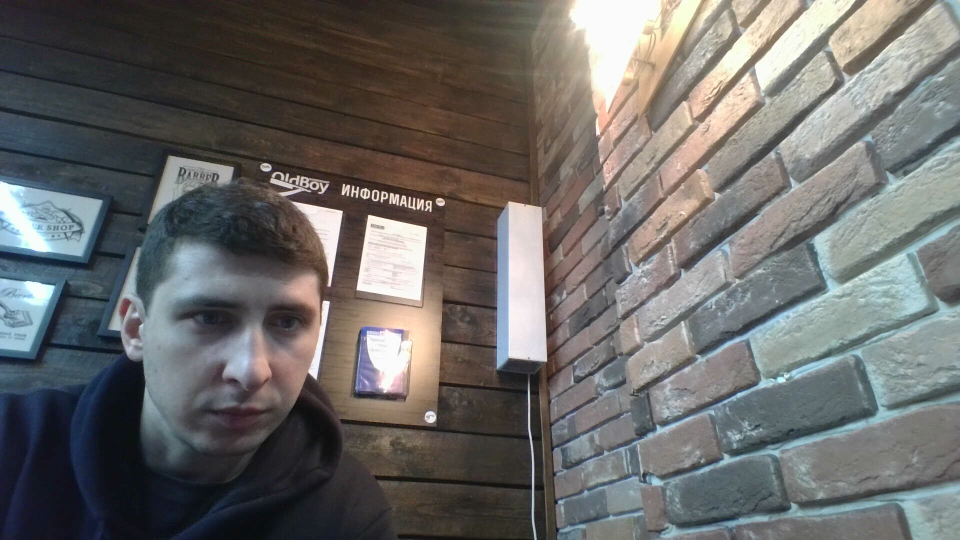
#> input picture 2024-02-28-185947.jpg, 1920 x 1080 px (shown at 1/2 size)
$ python main.py
#> lines starting #> are read from the running program, lines starting #| are printed output that depends on the picture
import sys
import cv2
import numpy as np
# This is a sample Python script.

# Press Shift+F10 to execute it or replace it with your code.
# Press Double Shift to search everywhere for classes, files, tool windows, actions, and settings.


img1 = cv2.imread('2024-02-28-185947.jpg')
#> img1 is the input picture: shape (1080, 1920, 3); mean B, G, R 104.3, 105.9, 106.7
img2 = cv2.imread('2024-02-28-185947.jpg')

img1_gray = cv2.cvtColor(img1, cv2.COLOR_BGR2GRAY)
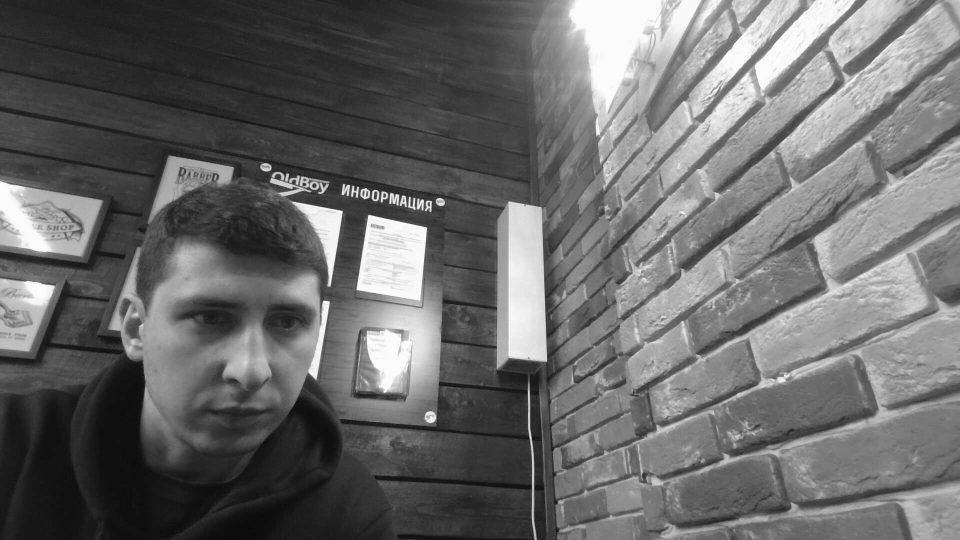
#> img1_gray: shape (1080, 1920) (shown at 1/2 size); min 4, max 255, mean 105.9
img2_gray = cv2.cvtColor(img2, cv2.COLOR_BGR2GRAY)

cv2.imshow('img1', img1_gray)
cv2.imshow('img2', img2_gray)

orb = cv2.ORB_create(nfeatures=2000)

# Find the key points and descriptors with ORB
keypoints1, descriptors1 = orb.detectAndCompute(img1, None)
#> keypoints1 = 2000 keypoints; strongest (x, y, size): (750, 397, 37.2), (750, 398, 31), (750, 384, 44.6), (793, 389, 44.6)
keypoints2, descriptors2 = orb.detectAndCompute(img2, None)
#> keypoints2 has the same summary as keypoints1

$ run again, with 2024-02-28-190000.jpg copied over 2024-02-28-185947.jpg
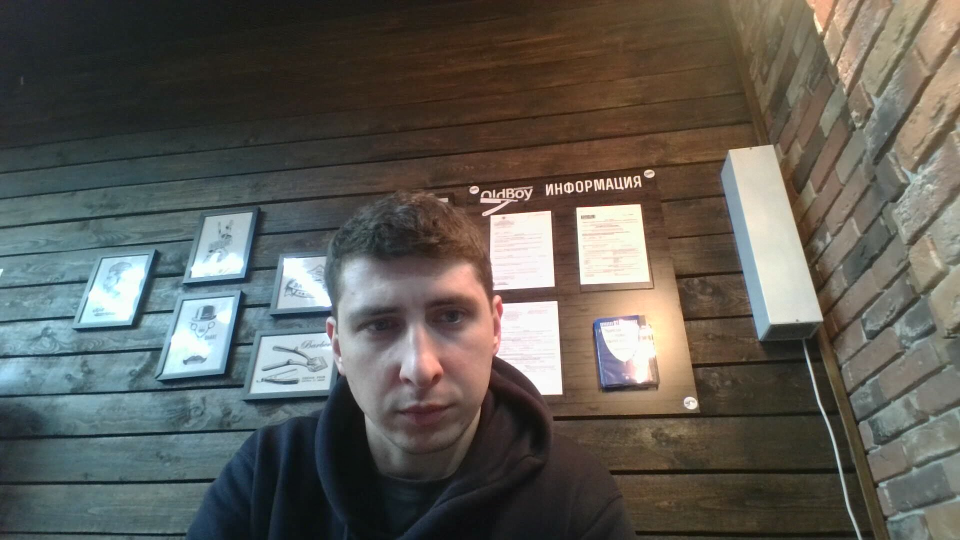
#> input picture 2024-02-28-190000.jpg, 1920 x 1080 px (shown at 1/2 size)
#> img1 is the input picture: shape (1080, 1920, 3); mean B, G, R 86.8, 93, 94.7
#> `img1_gray = cv2.cvtColor(img1, cv2.COLOR_BGR2GRAY)`:
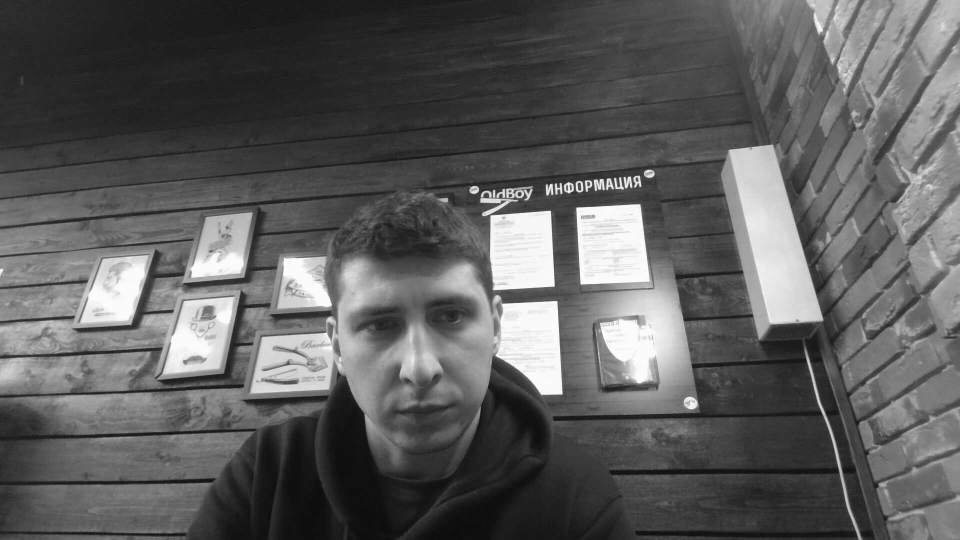
#> img1_gray: shape (1080, 1920) (shown at 1/2 size); min 9, max 255, mean 92.8
#> keypoints1 = 2000 keypoints; strongest (x, y, size): (1158, 379, 44.6), (1176, 367, 64.3), (1230, 357, 31), (1159, 379, 37.2)
#> keypoints2 has the same summary as keypoints1
